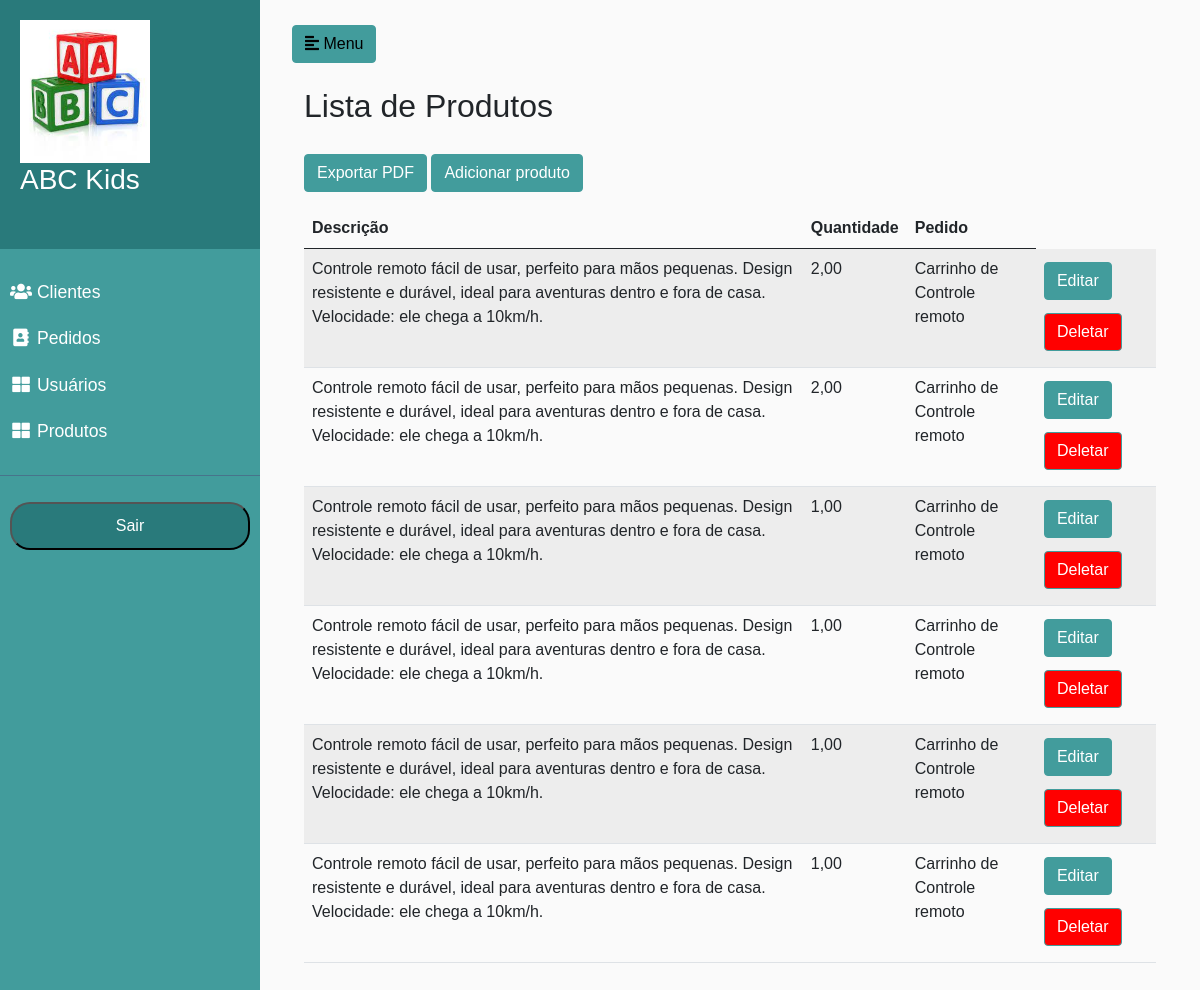
The app's page /venda/produtos (signed in), older data.
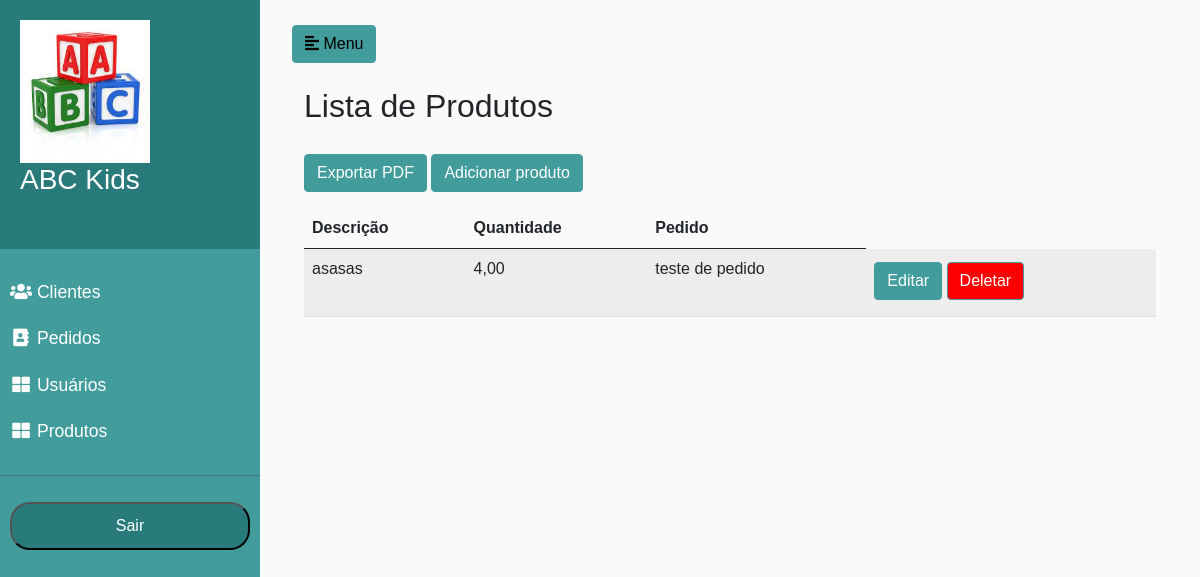
The same page, newer data.
### venda/models.py (models this page shows, shortened)
class Produto(models.Model):
    descricao = models.CharField(max_length=255)
    quantidade = models.DecimalField(max_digits=10, decimal_places=2)
    pedido = models.ForeignKey(Pedido, on_delete=models.CASCADE)

class Pedido(models.Model):
    descricao = models.CharField(max_length=255)
    valor = models.DecimalField(max_digits=10, decimal_places=2)
    cliente = models.ForeignKey(Cliente, on_delete=models.CASCADE)

### venda/views.py (the view)
# urls.py: path('produtos', views.listar_produtos, name='listar_produtos'),
@login_required
def listar_produtos(request):
    produtos = Produto.objects.all()
    return render(request, 'produtos/listar_produtos.html', {'produtos': produtos})

### venda/templates/produtos/listar_produtos.html (shortened to what this page needs)
{% extends "base.html" %}
{% load static %}
{% block 'dashboard' %}
<h2 class="my-4">Lista de Produtos</h2>
<a href="{% url 'exportar_produtos_pdf' %}" target="_blank" class="btn colorprimarybtn2 mb-3">Exportar PDF</a>
<a href="{% url 'criar_produto' %}" class="btn colorprimarybtn2 mb-3">Adicionar produto</a>
<table class="table table-striped">
  <thead>
    <tr>
      <th>Descrição</th>
      <th>Quantidade</th>
      <th>Pedido</th>
    </tr>
  </thead>
  <tbody>
    {% for produto in produtos %}
    <tr>
      <td>{{ produto.descricao }}</td>
      <td>{{ produto.quantidade }}</td>
      <td>{{ produto.pedido.descricao }}</td>
      <td>
        <a href="{% url 'atualizar_produto' produto.id %}" class="btn colorprimarybtn2 mb-2">Editar</a>
        <form action="{% url 'deletar_produto' produto.id%}" method="POST" style="display:inline;">
            <button type="submit" style="background-color: red; color: white" class="btn colorprimarybtn2 mb-2"  onclick="return confirm('Tem certeza que deseja excluir este produto?');">Deletar</button>
        </form>
      </td>
    </tr>
    {% empty %}
    <tr>
      <td colspan="3">Nenhum produto cadastrado.</td>
    </tr>
    {% endfor %}
  </tbody>
</table>
{% endblock %}

### templates/base.html (shortened to what this page needs)
{% load static %}
<!doctype html>
<html lang="pt-BR">
  <head>
    <link href="https://cdn.jsdelivr.net/npm/bootstrap@5.0.2/dist/css/bootstrap.min.css" rel="stylesheet">
    <link rel="stylesheet" href="{% static 'css/base.css' %}">
    <link rel="stylesheet" href="https://use.fontawesome.com/releases/v5.7.0/css/all.css">
  </head>
  <body>
<div class="wrapper">
  <nav id="sidebar" >
      <div class="sidebar-header">
        <div class="logo">
          <img src="{% static 'images/images.jpg' %}" alt="Logotipo" style="width: 130px; height: auto;" />
         <a href="{% url 'listar_clientes' %}" class="menulink"> <h3>ABC Kids</h3> </a>
         <button class="navbar-toggler" type="button" data-bs-toggle="collapse" data-bs-target="#navbarNav" aria-controls="navbarNav" aria-expanded="false" aria-label="Toggle navigation"></button>
      </div> </div>
      <ul class="list-unstyled components" class="menulink">
          <li>
              <a href="{% url 'listar_clientes' %}" class="menulink" ><i class="fa fa-users fa-fw"></i> Clientes</a>
          </li>
          <li>
              <a href="{% url 'listar_pedidos' %}" class="menulink" ><i class="fa fa-address-book fa-fw"></i> Pedidos</a>
          </li>
          <li>
              <a href="{% url 'listar_usuarios' %}" class="menulink" ><i class="fa fa-th-large fa-fw"></i>  Usuários</a>
          </li>
          <li>
            <a href="{% url 'listar_produtos' %}" class="menulink" ><i class="fa fa-th-large fa-fw"></i> Produtos</a>
        </li>
      </ul>
     <ul class="list-unstyled  sairmenubtn ">
      {% if user.is_authenticated %}
        <li >
          <form method="post" action="{% url 'logout' %}">
              <button class="sairmenu" type="submit">Sair</button>
          </form>
        </li>
        {% endif %}
      </ul>
  </nav>
  <div id="content">
      <nav  >
          <div class="container-fluid">
            <button type="button" id="sidebarCollapse" class="btn btn-primary colorprimarybtn">
              <i class="fas fa-align-left"></i>
                  <span>Menu</span>
              </button>
          </div>
      </nav>
    <div class="content container-fluid">
        <div class="container-fluid">
          {% block 'dashboard'%}
          {% endblock %}
        </div>
    </div>
  </div>
</div>
</body>
</html>

### templates/static/css/base.css (style rules this page uses)
:root { --colorbasic: #297a7b; --colorbasic2: #429c9c; --colortext: #FFF; --colortext-menu: #FFF; }
.colorprimarybtn { background-color: var(--colorbasic2); border-color: var(--colorbasic2) !important; color: #000; margin-top: 5px; margin-right: 5px; }
.colorprimarybtn2 { background-color: var(--colorbasic2); border-color: var(--colorbasic2) !important; color: var(--colortext); margin-top: 5px; }
a.colorprimarybtn2:link, a.colorprimarybtn2:visited { text-decoration: none; color: var(--colortext); }
body { font-family: 'Poppins', sans-serif; background: #fafafa; }
a, a:hover, a:focus { color: inherit; text-decoration: none; transition: all 0.3s; }
a:link, a:visited { text-decoration: none; color: var(--colorbasic); }
a.menulink:link, a.menulink:visited { text-decoration: none; color: var(--colortext-menu); }
.wrapper { display: flex; width: 100%; align-items: stretch; }
#sidebar { min-width: 260px; max-width: 260px; background: var(--colorbasic2); color: var(--colortext); transition: all 0.3s; }
#sidebar .sidebar-header { padding: 20px; background: var(--colorbasic); }
#sidebar ul.components { padding: 20px 0; border-bottom: 1px solid #47748b; }
#sidebar ul li a { padding: 10px; font-size: 1.1em; display: block; }
button.sairmenu { background: var(--colorbasic); color: var(--colortext-menu); padding: 10px; margin-bottom: 50px; width: 100%; border-radius: 20px; }
.sairmenubtn { padding: 10px; margin-bottom: 50px; }
#content { width: 100%; padding: 20px; min-height: 100vh; transition: all 0.3s; }

Row changes from the older to the newer data that the page shows:
removed Produto: descricao "Controle remoto fácil de usar, perfeito para mãos pequenas. Design resistente e durável, ideal para aventuras dentro e fora de casa. Velocidade: ele chega a 10km/h.", quantidade "2,00", pedido.descricao "Carrinho de Controle remoto"
removed Produto: descricao "Controle remoto fácil de usar, perfeito para mãos pequenas. Design resistente e durável, ideal para aventuras dentro e fora de casa. Velocidade: ele chega a 10km/h.", quantidade "2,00", pedido.descricao "Carrinho de Controle remoto"
removed Produto: descricao "Controle remoto fácil de usar, perfeito para mãos pequenas. Design resistente e durável, ideal para aventuras dentro e fora de casa. Velocidade: ele chega a 10km/h.", quantidade "1,00", pedido.descricao "Carrinho de Controle remoto"
removed Produto: descricao "Controle remoto fácil de usar, perfeito para mãos pequenas. Design resistente e durável, ideal para aventuras dentro e fora de casa. Velocidade: ele chega a 10km/h.", quantidade "1,00", pedido.descricao "Carrinho de Controle remoto"
removed Produto: descricao "Controle remoto fácil de usar, perfeito para mãos pequenas. Design resistente e durável, ideal para aventuras dentro e fora de casa. Velocidade: ele chega a 10km/h.", quantidade "1,00", pedido.descricao "Carrinho de Controle remoto"
removed Produto: descricao "Controle remoto fácil de usar, perfeito para mãos pequenas. Design resistente e durável, ideal para aventuras dentro e fora de casa. Velocidade: ele chega a 10km/h.", quantidade "1,00", pedido.descricao "Carrinho de Controle remoto"
added Produto: descricao "asasas", quantidade "4,00", pedido.descricao "teste de pedido"
